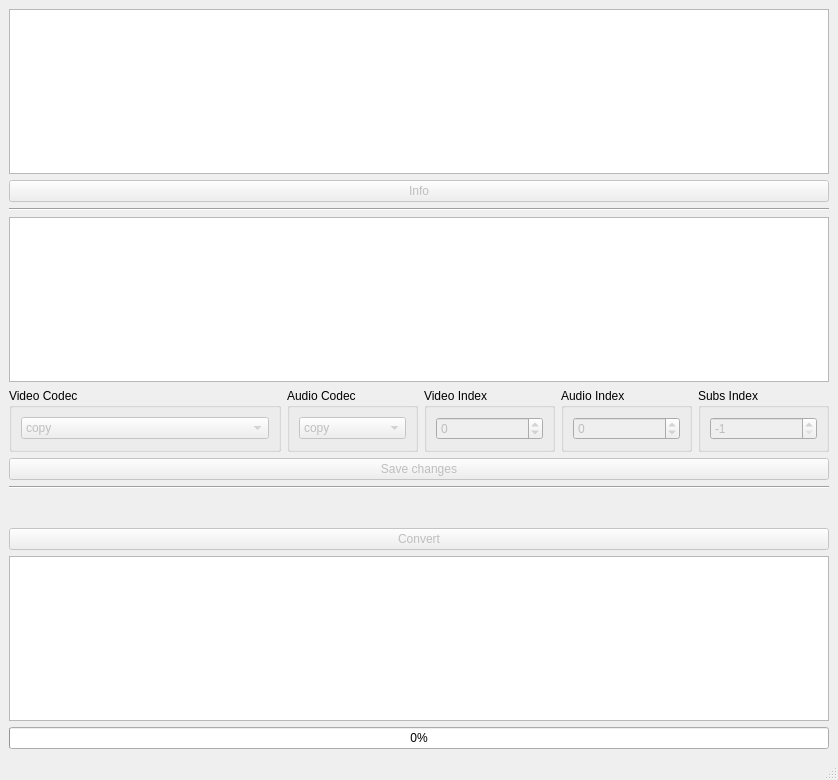
<?xml version="1.0" encoding="UTF-8"?>
<ui version="4.0">
 <class>MainWindow</class>
 <widget class="QMainWindow" name="MainWindow">
  <property name="geometry">
   <rect>
    <x>0</x>
    <y>0</y>
    <width>838</width>
    <height>780</height>
   </rect>
  </property>
  <property name="windowTitle">
   <string>Video Converter</string>
  </property>
  <widget class="QWidget" name="centralwidget">
   <layout class="QGridLayout" name="gridLayout">
    <item row="5" column="0" colspan="5">
     <widget class="QPushButton" name="pushButton_saveChange">
      <property name="enabled">
       <bool>false</bool>
      </property>
      <property name="text">
       <string>Save changes</string>
      </property>
     </widget>
    </item>
    <item row="7" column="0" colspan="5">
     <spacer name="verticalSpacer_2">
      <property name="orientation">
       <enum>Qt::Orientation::Vertical</enum>
      </property>
      <property name="sizeHint" stdset="0">
       <size>
        <width>20</width>
        <height>60</height>
       </size>
      </property>
     </spacer>
    </item>
    <item row="8" column="0" colspan="5">
     <widget class="QPushButton" name="pushButton_convert">
      <property name="enabled">
       <bool>false</bool>
      </property>
      <property name="text">
       <string>Convert</string>
      </property>
     </widget>
    </item>
    <item row="10" column="0" colspan="5">
     <widget class="QProgressBar" name="progressBar">
      <property name="value">
       <number>0</number>
      </property>
     </widget>
    </item>
    <item row="4" column="1">
     <widget class="QGroupBox" name="groupBox_5">
      <property name="title">
       <string>Audio Codec</string>
      </property>
      <layout class="QHBoxLayout" name="horizontalLayout_5">
       <item>
        <widget class="QComboBox" name="comboBox_audio">
         <property name="enabled">
          <bool>false</bool>
         </property>
         <item>
          <property name="text">
           <string>copy</string>
          </property>
         </item>
         <item>
          <property name="text">
           <string>aac -ac 2</string>
          </property>
         </item>
        </widget>
       </item>
      </layout>
     </widget>
    </item>
    <item row="0" column="0" colspan="5">
     <widget class="QListWidget" name="listWidget_files"/>
    </item>
    <item row="3" column="0" colspan="5">
     <widget class="QPlainTextEdit" name="plainTextEdit_info">
      <property name="readOnly">
       <bool>true</bool>
      </property>
     </widget>
    </item>
    <item row="1" column="0" colspan="5">
     <widget class="QPushButton" name="pushButton_info">
      <property name="enabled">
       <bool>false</bool>
      </property>
      <property name="text">
       <string>Info</string>
      </property>
     </widget>
    </item>
    <item row="4" column="0">
     <widget class="QGroupBox" name="groupBox_4">
      <property name="title">
       <string>Video Codec</string>
      </property>
      <layout class="QHBoxLayout" name="horizontalLayout_4">
       <item>
        <widget class="QComboBox" name="comboBox_video">
         <property name="enabled">
          <bool>false</bool>
         </property>
         <item>
          <property name="text">
           <string>copy</string>
          </property>
         </item>
         <item>
          <property name="text">
           <string>h264_nvenc -vf format=yuv420p -b:v 6M</string>
          </property>
         </item>
        </widget>
       </item>
      </layout>
     </widget>
    </item>
    <item row="2" column="0" colspan="5">
     <widget class="Line" name="line_2">
      <property name="orientation">
       <enum>Qt::Orientation::Horizontal</enum>
      </property>
     </widget>
    </item>
    <item row="4" column="2">
     <widget class="QGroupBox" name="groupBox">
      <property name="title">
       <string>Video Index</string>
      </property>
      <layout class="QHBoxLayout" name="horizontalLayout">
       <item>
        <widget class="QSpinBox" name="spinBox_video">
         <property name="enabled">
          <bool>false</bool>
         </property>
         <property name="minimum">
          <number>-1</number>
         </property>
        </widget>
       </item>
      </layout>
     </widget>
    </item>
    <item row="4" column="4">
     <widget class="QGroupBox" name="groupBox_3">
      <property name="title">
       <string>Subs Index</string>
      </property>
      <layout class="QHBoxLayout" name="horizontalLayout_3">
       <item>
        <widget class="QSpinBox" name="spinBox_subs">
         <property name="enabled">
          <bool>false</bool>
         </property>
         <property name="minimum">
          <number>-1</number>
         </property>
         <property name="value">
          <number>-1</number>
         </property>
        </widget>
       </item>
      </layout>
     </widget>
    </item>
    <item row="4" column="3">
     <widget class="QGroupBox" name="groupBox_2">
      <property name="title">
       <string>Audio Index</string>
      </property>
      <layout class="QHBoxLayout" name="horizontalLayout_2">
       <item>
        <widget class="QSpinBox" name="spinBox_audio">
         <property name="enabled">
          <bool>false</bool>
         </property>
         <property name="minimum">
          <number>-1</number>
         </property>
        </widget>
       </item>
      </layout>
     </widget>
    </item>
    <item row="9" column="0" colspan="5">
     <widget class="QListWidget" name="listWidget_commands"/>
    </item>
    <item row="6" column="0" colspan="5">
     <widget class="Line" name="line">
      <property name="orientation">
       <enum>Qt::Orientation::Horizontal</enum>
      </property>
     </widget>
    </item>
   </layout>
  </widget>
  <widget class="QMenuBar" name="menubar">
   <property name="geometry">
    <rect>
     <x>0</x>
     <y>0</y>
     <width>838</width>
     <height>20</height>
    </rect>
   </property>
  </widget>
  <widget class="QStatusBar" name="statusbar"/>
 </widget>
 <resources/>
 <connections>
  <connection>
   <sender>pushButton_info</sender>
   <signal>clicked()</signal>
   <receiver>MainWindow</receiver>
   <slot>generateInfo()</slot>
   <hints>
    <hint type="sourcelabel">
     <x>455</x>
     <y>208</y>
    </hint>
    <hint type="destinationlabel">
     <x>563</x>
     <y>142</y>
    </hint>
   </hints>
  </connection>
  <connection>
   <sender>pushButton_convert</sender>
   <signal>clicked()</signal>
   <receiver>MainWindow</receiver>
   <slot>launchCommands()</slot>
   <hints>
    <hint type="sourcelabel">
     <x>455</x>
     <y>555</y>
    </hint>
    <hint type="destinationlabel">
     <x>531</x>
     <y>558</y>
    </hint>
   </hints>
  </connection>
  <connection>
   <sender>listWidget_files</sender>
   <signal>itemDoubleClicked(QListWidgetItem*)</signal>
   <receiver>MainWindow</receiver>
   <slot>removeFile(QListWidgetItem*)</slot>
   <hints>
    <hint type="sourcelabel">
     <x>185</x>
     <y>102</y>
    </hint>
    <hint type="destinationlabel">
     <x>226</x>
     <y>143</y>
    </hint>
   </hints>
  </connection>
  <connection>
   <sender>listWidget_commands</sender>
   <signal>itemDoubleClicked(QListWidgetItem*)</signal>
   <receiver>MainWindow</receiver>
   <slot>removeCommand(QListWidgetItem*)</slot>
   <hints>
    <hint type="sourcelabel">
     <x>759</x>
     <y>635</y>
    </hint>
    <hint type="destinationlabel">
     <x>826</x>
     <y>554</y>
    </hint>
   </hints>
  </connection>
  <connection>
   <sender>pushButton_saveChange</sender>
   <signal>clicked()</signal>
   <receiver>MainWindow</receiver>
   <slot>saveChanges()</slot>
   <hints>
    <hint type="sourcelabel">
     <x>463</x>
     <y>499</y>
    </hint>
    <hint type="destinationlabel">
     <x>558</x>
     <y>478</y>
    </hint>
   </hints>
  </connection>
  <connection>
   <sender>listWidget_files</sender>
   <signal>itemSelectionChanged()</signal>
   <receiver>MainWindow</receiver>
   <slot>updateWidgetCommands()</slot>
   <hints>
    <hint type="sourcelabel">
     <x>40</x>
     <y>87</y>
    </hint>
    <hint type="destinationlabel">
     <x>109</x>
     <y>140</y>
    </hint>
   </hints>
  </connection>
 </connections>
 <slots>
  <slot>generateInfo()</slot>
  <slot>launchCommands()</slot>
  <slot>removeFile(QListWidgetItem*)</slot>
  <slot>removeCommand(QListWidgetItem*)</slot>
  <slot>saveChanges()</slot>
  <slot>updateWidgetCommands()</slot>
 </slots>
</ui>
